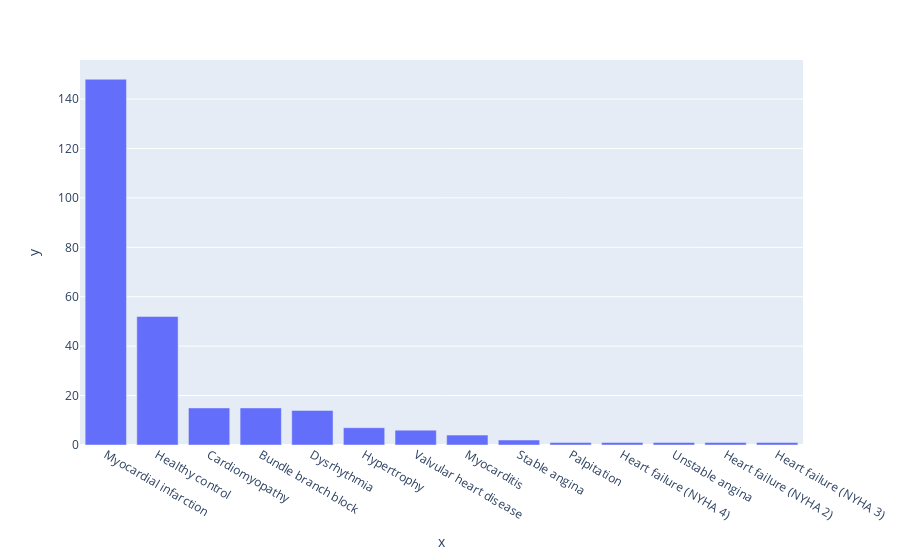

Notebook source saved alongside this figure:
### Code cell
## Bar plot of the Reason for admission with plotly
fig = px.bar(df, x=dict(df['Reason for admission'].value_counts()).keys(), y=dict(df['Reason for admission'].value_counts()).values())
fig.show()

### Figure 1 — Plotly figure (JSON) as saved in the notebook; plotly's stock layout.template omitted (floating-point values rounded to 4 significant figures)
{"data": [{"alignmentgroup": "True", "hovertemplate": "x=%{x}<br>y=%{y}<extra></extra>", "legendgroup": "", "marker": {"color": "#636efa", "pattern": {"shape": ""}}, "name": "", "offsetgroup": "", "orientation": "v", "showlegend": false, "textposition": "auto", "type": "bar", "x": ["Myocardial infarction", "Healthy control", "Cardiomyopathy", "Bundle branch block", "Dysrhythmia", "Hypertrophy", "Valvular heart disease", "Myocarditis", "Stable angina", "Palpitation", "Heart failure (NYHA 4)", "Unstable angina", "Heart failure (NYHA 2)", "Heart failure (NYHA 3)"], "xaxis": "x", "y": [148, 52, 15, 15, 14, 7, 6, 4, 2, 1, 1, 1, 1, 1], "yaxis": "y"}], "layout": {"barmode": "relative", "legend": {"tracegroupgap": 0}, "margin": {"t": 60}, "xaxis": {"anchor": "y", "domain": [0, 1], "title": {"text": "x"}}, "yaxis": {"anchor": "x", "domain": [0, 1], "title": {"text": "y"}}}}
